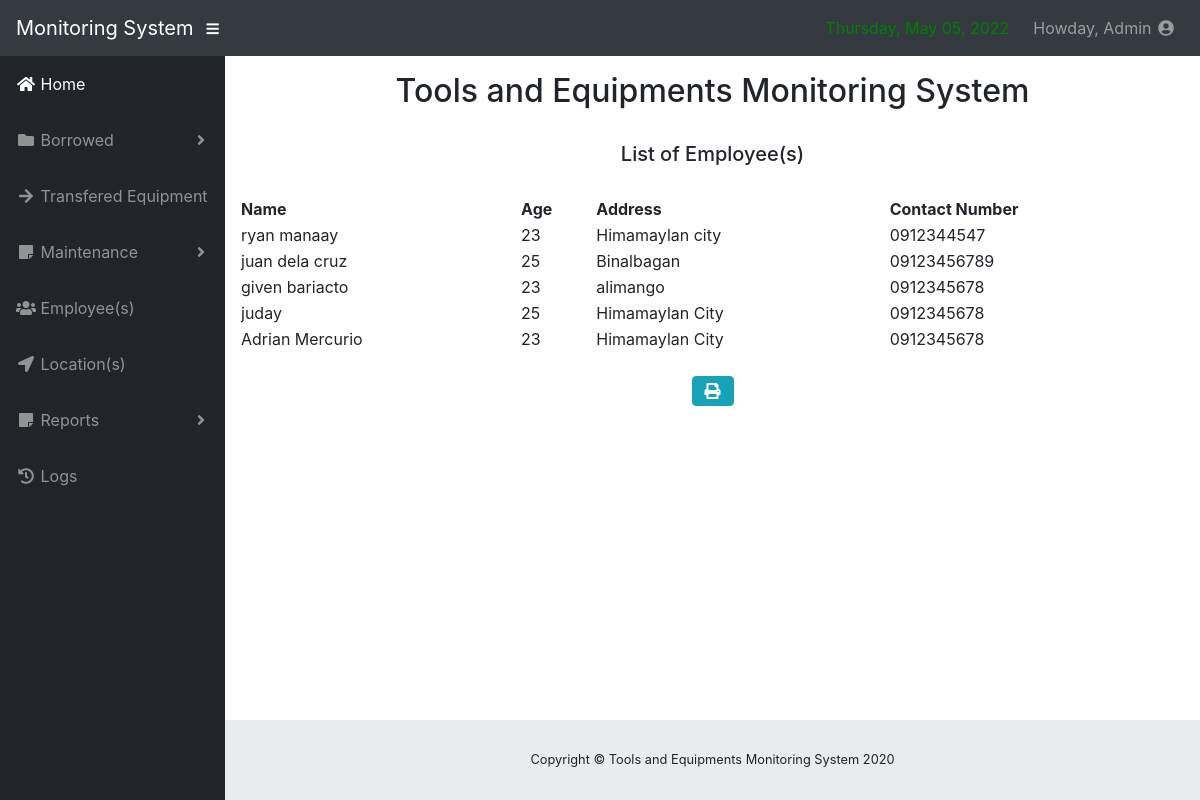
/employees_report.php (signed in), run on the app's committed database.
### tables this page shows
CREATE TABLE `employees` (
  `emp_id` int(11) NOT NULL,
  `name` nvarchar(30) NOT NULL,
  `age` int(3) NOT NULL,
  `address` text NOT NULL,
  `contact_number` nvarchar(30) NOT NULL,
  `position` nvarchar(30) NOT NULL
);

### employees_report.php (the view, shortened to what this page needs)
 <?php
       include('include/connect.php');
       include('include/header.php');
       include('include/sidebar1.php')
        ?>
<div id="content-wrapper">
        <div class="container-fluid">
    <span id="divToPrint" style="width: 100%;">
               <div style="margin-bottom: 30px">
             <center><h2>Tools and Equipments Monitoring System</h2><br><h5>List of Employee(s)</h5></center>
         </div>
                <table width="100%" cellspacing="0">
                  <thead>
                    <tr>
                      <th>Name</th>
                      <th>Age</th>
                      <th>Address</th>
                      <th>Contact Number</th>
                    </tr>
                  </thead>
              <?php
$query = "SELECT * FROM employees";
                    $result = mysqli_query($db, $query) or die (mysqli_error($db));
                        while ($row = mysqli_fetch_assoc($result)) {
                            echo '<tr>';
                             echo '<td>'. $row['name'].'</td>';
                             echo '<td>'. $row['age'].'</td>';
                              echo '<td>'. $row['address'].'</td>';
                               echo '<td>'. $row['contact_number'].'</td>';
                            echo '</tr> ';
                        }
            ?>
                </table>
              </span>
              <br>
              <center>
                <div style="float: center;">
               <a href="#" type="button" class="btn btn-xs btn-info fas fa-print" value="print" onclick="PrintDiv();"></a>
             </div>
             </center>
              </div>
            </div>
              <?php
       include('include/footer.php');
              ?>

### css/sb-admin.css (style rules this page uses)
html { position: relative; min-height: 100%; }
body { height: 100%; }
#wrapper #content-wrapper { overflow-x: hidden; width: 100%; padding-top: 1rem; padding-bottom: 80px; }
:root { --input-padding-x: 0.75rem; --input-padding-y: 0.75rem; }

### data on the page
employees: name "ryan manaay", age "23", address "Himamaylan city", contact_number "0912344547"
employees: name "juan dela cruz", age "25", address "Binalbagan", contact_number "09123456789"
employees: name "given bariacto", age "23", address "alimango", contact_number "0912345678"
employees: name "juday", age "25", address "Himamaylan City", contact_number "0912345678"
employees: name "Adrian Mercurio", age "23", address "Himamaylan City", contact_number "0912345678"

### other printed values
$_SESSION['name'] "Admin"
